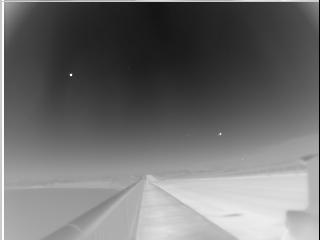
#> input picture DATransNet-master/DATransNet-master/model/ISTDU-Net-main/test/images/Misc_1.png, 320 x 240 px
$ python -i sample_neg_tiles.py   (imports and definitions only)   (older library calls are emulated)
#> lines starting #> are read from the running program, lines starting #| are printed output that depends on the picture
#> further down, picture is the input picture: shape (240, 320, 3); min 0, max 255, mean 110.9
"""
对已切好的负样本 tile 做下采样：按「每张原图」均匀配额 + 聚类选代表。

为什么用聚类而不是纯随机:
  - 同一张原图的负 tile 纹理高度相似（相邻滑窗重叠多）
  - 随机抽容易抽到几乎一样的 patch，信息冗余
  - KMeans 按纹理特征分簇后，每簇取 1 个代表 → 覆盖灰底/图案/边缘等不同区域

配额模式（二选一）:
  --neg-per-image 4        每张原图固定保留 4 个负 tile（均匀）
  --neg-ratio 3:7          按该图正样本数计算: neg_k = round(pos_k * 7/3)

示例（基于已有 dataSet-tile512）:
  python scripts/sample_neg_tiles.py ^
    --dataset-root "M:/压印 - 副本/dataSet-tile512" ^
    --split train ^
    --neg-per-image 4 ^
    --method cluster ^
    --merge ^
    --out-root "M:/压印 - 副本/dataSet-tile512/sampled"
"""

from __future__ import annotations

import argparse
import csv
import os
import random
import re
import shutil
import sys
import time
from collections import defaultdict
from pathlib import Path

import cv2
import numpy as np

ROOT = Path(__file__).resolve().parents[1]
sys.path.insert(0, str(ROOT))

IMAGE_SUFFIXES = {".bmp", ".jpg", ".jpeg", ".png", ".tif", ".tiff", ".webp"}
STEM_RE = re.compile(r"^(?P<src>.+)_y(?P<y>\d+)_x(?P<x>\d+)$")


# [37 lines left out: functions parse_ratio, _read_path_candidates, imread_unicode, not called in this run]


def parse_source_stem(tile_stem: str) -> str | None:
    m = STEM_RE.match(tile_stem)
    return m.group("src") if m else None


# [17 lines left out: functions list_tiles, group_by_source, not called in this run]


def extract_feature(img_bgr: np.ndarray) -> np.ndarray:
    """轻量纹理特征: 灰度下采样 + 梯度能量 + 分块均值。"""
    gray = cv2.cvtColor(img_bgr, cv2.COLOR_BGR2GRAY)
    small = cv2.resize(gray, (32, 32), interpolation=cv2.INTER_AREA).astype(np.float32) / 255.0
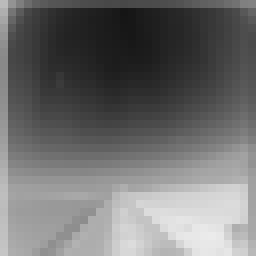
#> small: shape (32, 32) float32 (shown 8 times larger); min 0.0824, max 0.922, mean 0.435

    gx = cv2.Sobel(gray, cv2.CV_32F, 1, 0, ksize=3)
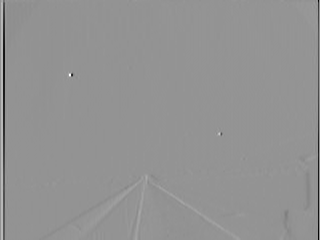
#> gx: shape (240, 320) float32; min -832, max 605, mean -3.3; drawn with min black and max white
    gy = cv2.Sobel(gray, cv2.CV_32F, 0, 1, ksize=3)
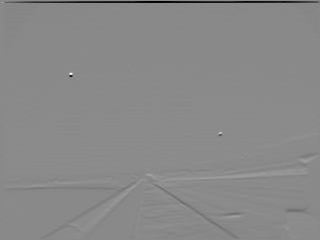
#> gy: shape (240, 320) float32; min -761, max 653, mean -0.2; drawn with min black and max white
    grad = cv2.resize(cv2.magnitude(gx, gy), (16, 16), interpolation=cv2.INTER_AREA)
    grad = grad / (grad.max() + 1e-6)

    # 4x4 block mean on 64x64
    mid = cv2.resize(gray, (64, 64), interpolation=cv2.INTER_AREA).astype(np.float32) / 255.0
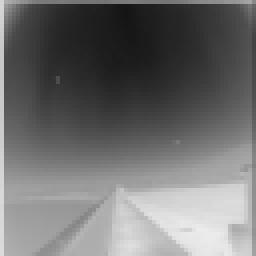
#> mid: shape (64, 64) float32 (shown 4 times larger); min 0.0824, max 0.925, mean 0.435
    blocks = []
    for by in range(4):
        for bx in range(4):
            block = mid[by * 16 : (by + 1) * 16, bx * 16 : (bx + 1) * 16]
            blocks.append(float(block.mean()))
#> after the loop, blocks = [0.3, 0.143, 0.152, 0.276, 0.312, 0.199, 0.215, 0.323, 0.508, 0.463, 0.508, 0.593, 0.639, 0.684, 0.816, 0.828]
    feat = np.concatenate([small.reshape(-1), grad.reshape(-1), np.array(blocks, np.float32)])
#> feat = 1296 values, max 1 at index 1031, min 0.0211 at index 1080, mean 0.391
    return feat.astype(np.float32)


# [211 lines left out: functions tile_xy, kmeans_labels, cluster_pick, random_pick, target_k_for_image, copy_tile and 3 more, not called in this run]


# [2 lines not run here, left out]

>>> import cv2
>>> picture = cv2.imread('../../../DATransNet-master/DATransNet-master/model/ISTDU-Net-main/test/images/Misc_1.png')
>>> result = extract_feature(picture)
#> result has the same summary as feat in extract_feature

$ run again, on DATransNet-master/DATransNet-master/model/ISTDU-Net-main/test/images/Misc_13.png
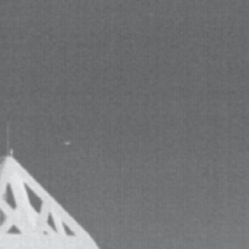
#> input picture DATransNet-master/DATransNet-master/model/ISTDU-Net-main/test/images/Misc_13.png, 249 x 249 px
#> picture is the input picture: shape (249, 249, 3); mean B, G, R 120.3, 118.3, 117.1
#> in extract_feature, `gx = cv2.Sobel(gray, cv2.CV_32F, 1, 0, ksize=3)`:
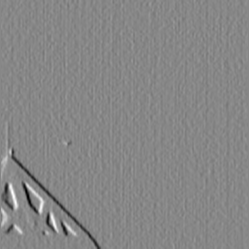
#> gx: shape (249, 249) float32; min -291, max 258, mean -0.8; drawn with min black and max white
#> in extract_feature, `gy = cv2.Sobel(gray, cv2.CV_32F, 0, 1, ksize=3)`:
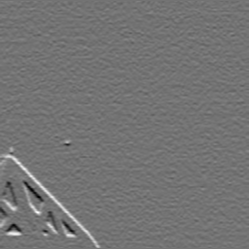
#> gy: shape (249, 249) float32; min -206, max 249, mean 1.6; drawn with min black and max white
#> after the loop in extract_feature, `for by in range(4):`: blocks = [0.421, 0.419, 0.417, 0.419, 0.421, 0.417, 0.418, 0.419, 0.521, 0.438, 0.436, 0.436, 0.773, 0.539, 0.462, 0.465]
#> feat = 1296 values, max 1 at index 1216, min 0.0755 at index 1279, mean 0.404
#> result has the same summary as feat in extract_feature

$ run again, on DATransNet-master/DATransNet-master/model/ISTDU-Net-main/test/images/Misc_14.png
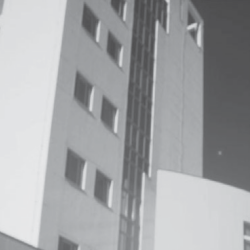
#> input picture DATransNet-master/DATransNet-master/model/ISTDU-Net-main/test/images/Misc_14.png, 250 x 250 px
#> picture is the input picture: shape (250, 250, 3); mean B, G, R 166.5, 164.6, 163.2
#> in extract_feature, `gy = cv2.Sobel(gray, cv2.CV_32F, 0, 1, ksize=3)`:
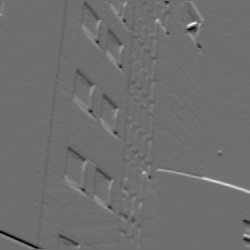
#> gy: shape (250, 250) float32; min -298, max 391, mean 1.3; drawn with min black and max white
#> in extract_feature, `mid = cv2.resize(gray, (64, 64), interpolation=cv2.INTER_AREA).astype(..`:
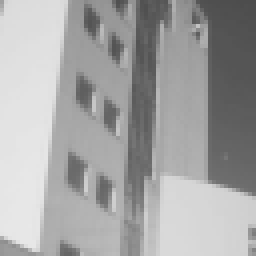
#> mid: shape (64, 64) float32 (shown 4 times larger); min 0.302, max 0.91, mean 0.645
#> after the loop in extract_feature, `for by in range(4):`: blocks = [0.863, 0.563, 0.504, 0.378, 0.857, 0.594, 0.551, 0.428, 0.843, 0.62, 0.609, 0.497, 0.789, 0.667, 0.751, 0.813]
#> feat = 1296 values, max 1 at index 1050, min 0.00202 at index 1137, mean 0.559
#> result has the same summary as feat in extract_feature

$ run again, on DATransNet-master/DATransNet-master/model/ISTDU-Net-main/test/images/Misc_15.png
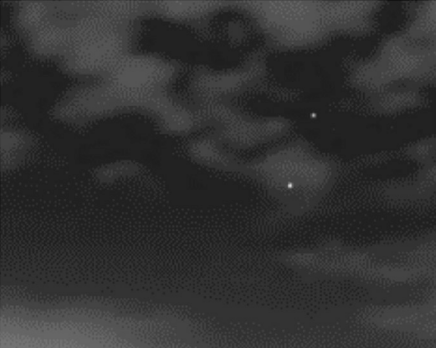
#> input picture DATransNet-master/DATransNet-master/model/ISTDU-Net-main/test/images/Misc_15.png, 436 x 348 px
#> picture is the input picture: shape (348, 436, 3); min 18, max 215, mean 49.9
#> in extract_feature, `small = cv2.resize(gray, (32, 32), interpolation=cv2.INTER_AREA).astyp..`:
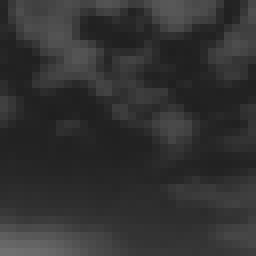
#> small: shape (32, 32) float32 (shown 8 times larger); min 0.122, max 0.435, mean 0.196
#> in extract_feature, `gx = cv2.Sobel(gray, cv2.CV_32F, 1, 0, ksize=3)`:
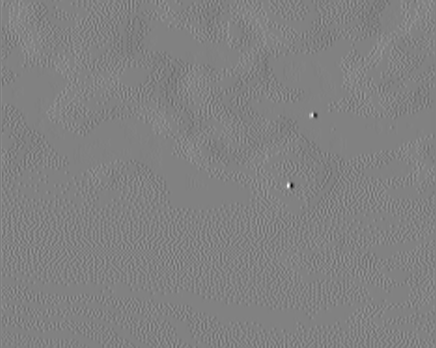
#> gx: shape (348, 436) float32; min -424, max 411, mean 0.1; drawn with min black and max white
#> after the loop in extract_feature, `for by in range(4):`: blocks = [0.23, 0.222, 0.21, 0.217, 0.165, 0.188, 0.187, 0.154, 0.147, 0.145, 0.172, 0.168, 0.279, 0.226, 0.193, 0.225]
#> feat = 1296 values, max 1 at index 1162, min 0.0223 at index 1133, mean 0.256
#> result has the same summary as feat in extract_feature
